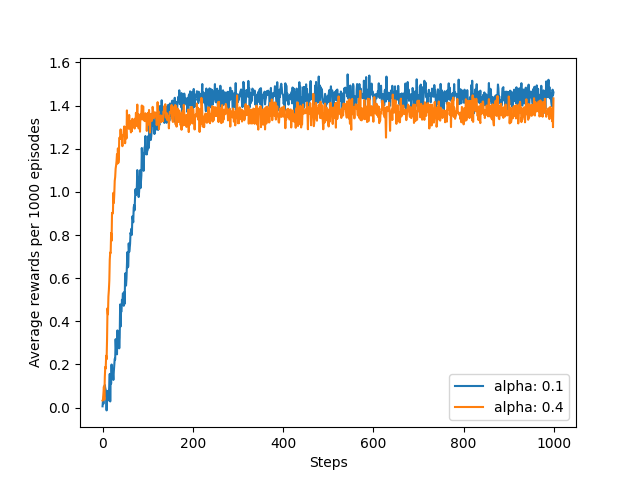

Reproduce this figure in Python.
""" Page 37. Not using baselines results in overflow. There is a solution, but the algo without baselines
is useless anyway. """

from multiprocessing import Pool

import numpy as np
from matplotlib import pyplot as plt

from environments.k_armed_bandit_env import KArmedBanditEnv


class Agent:
    def __init__(self, env):
        self.env = env
        self.H = np.zeros(len(env.action_space))
        self.softmax()

    def softmax(self):
        self.pi = np.exp(self.H) / np.sum(np.exp(self.H))

    def act(self):
        return np.random.choice(self.env.action_space, p=self.pi)


def exe(alpha):
    avg_rewards = np.zeros(STEPS)
    env = KArmedBanditEnv()
    for episode in range(1, EPISODES+1):
        agent = Agent(env)
        rewards = []
        avg_reward = 0
        for step in range(1, STEPS+1):
            action = agent.act()
            reward = env.step(action)
            avg_reward += (reward - avg_reward) / step
            agent.H[action] += alpha * (reward - avg_reward) * agent.pi[action]
            for a in env.action_space:
                if a != action:
                    agent.H[a] -= alpha * (reward - avg_reward) * (1 - agent.pi[a])
            agent.softmax()
            rewards.append(reward)
        for i in range(STEPS):
            avg_rewards[i] += (rewards[i] - avg_rewards[i]) / episode

        if episode % PRINT_EACH_N_EPISODES == 0:
            print(f'Alpha: {alpha}; episode: {episode} complete')

        env.reset()
    return avg_rewards


EPISODES = 100
PRINT_EACH_N_EPISODES = 100
STEPS = 1000
ALPHAS = (0.1, 0.4)
with Pool() as pool:
    arr = pool.map(exe, ALPHAS)
    for i, alpha in enumerate(ALPHAS):
        plt.plot(arr[i], label=f'alpha: {alpha}')
        plt.xlabel('Steps')
        plt.ylabel(f'Average rewards per {EPISODES} episodes')
plt.legend()
# plt.savefig('gradient_bandit.png')
plt.show()
